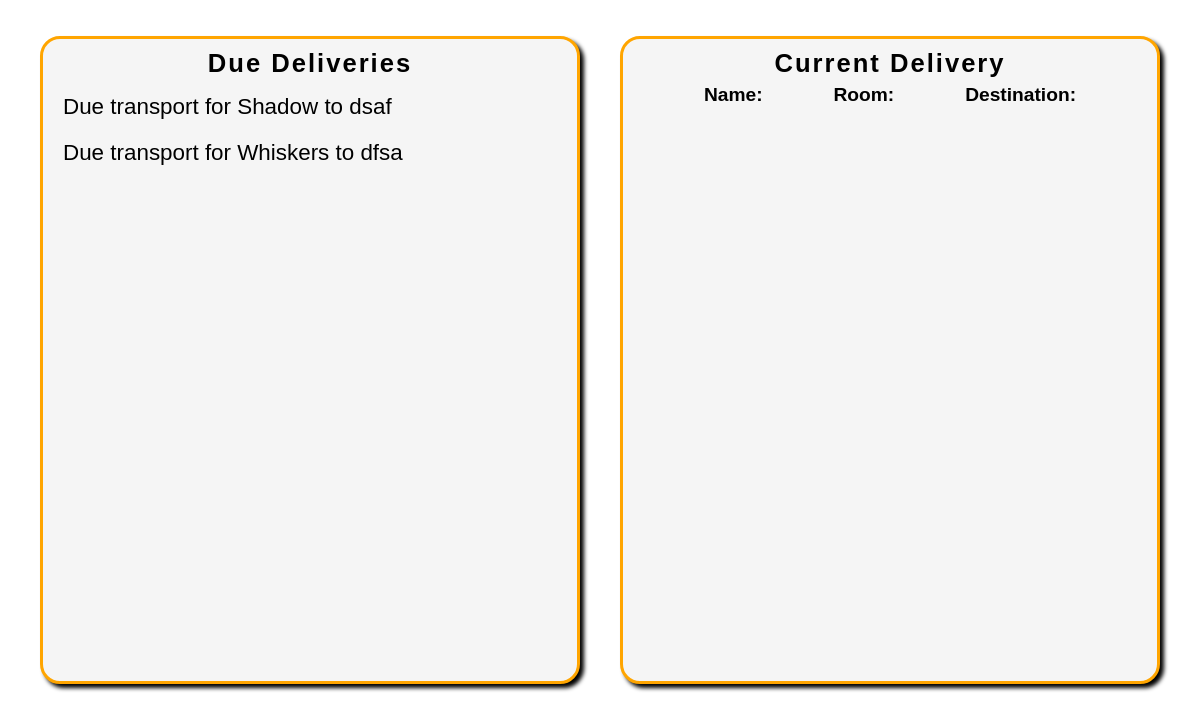
Page /is_volunteer/5 on the earlier database version.
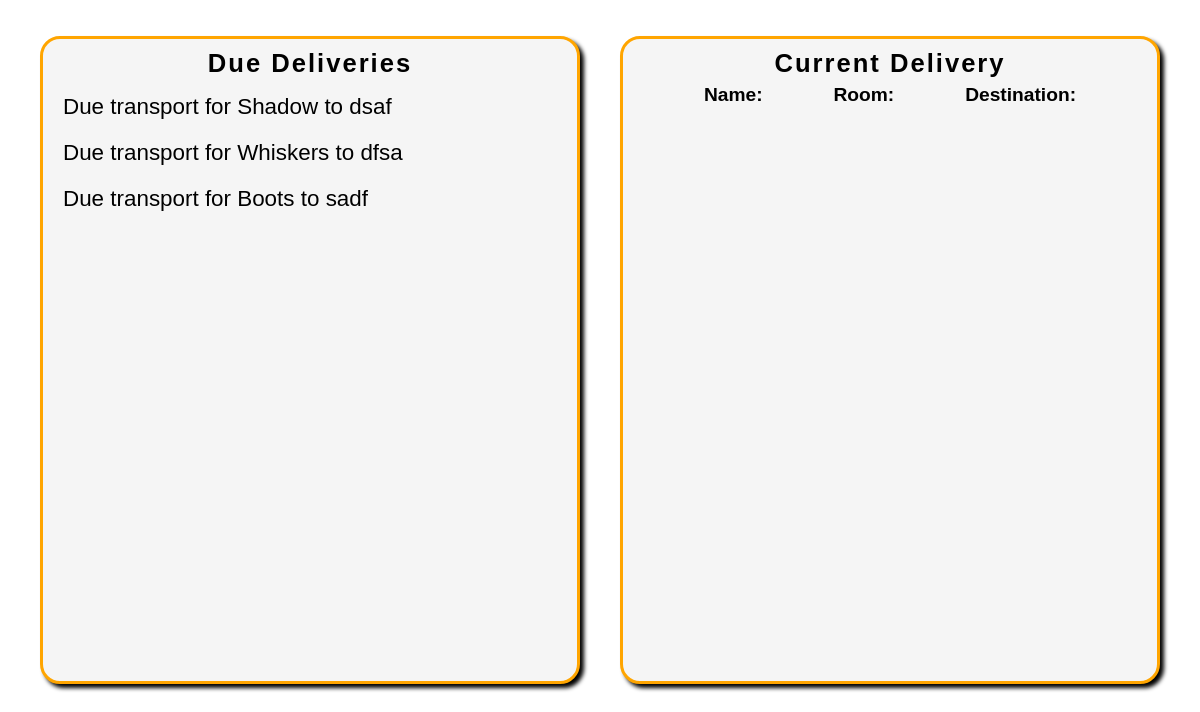
Same page on the later database version.
### db_management.py (models this page shows)
class AdoptionFormReview(db.Model):
	id = db.Column(db.Integer, primary_key=True)
	status = db.Column(db.String(30), nullable=False)
	reason = db.Column(db.String(30))
	form_id = db.Column(db.Integer, db.ForeignKey('adoption_form.id'), unique=True, nullable=False)

class Cat(db.Model):
	id = db.Column(db.Integer, primary_key=True)
	name = db.Column(db.String(25), nullable=False)
	bio = db.Column(db.String(100), nullable=False)
	age = db.Column(db.Integer, nullable=False)
	gender = db.Column(db.String(1), nullable=False)
	image = db.Column(db.String(100))
	room = db.Column(db.String(2))
	adopted = db.Column(db.Boolean, nullable=False, default=False)
	forms = db.relationship('AdoptionForm', backref='cat', lazy=True)
	transport = db.relationship('CatTransport', backref='cat', lazy=True, uselist=False)

class AdoptionForm(db.Model):
	id = db.Column(db.Integer, primary_key=True)
	address = db.Column(db.String(30), nullable=False)
	other_pets = db.Column(db.Integer, nullable=False)
	reason = db.Column(db.String(100), nullable=False)
	cat_id = db.Column(db.Integer, db.ForeignKey('cat.id'), nullable=False)
	user_id = db.Column(db.Integer, db.ForeignKey('user.id'), nullable=False)
	review = db.relationship('AdoptionFormReview', backref='form', uselist=False)

### main.py (the view)
@app.route('/is_volunteer/<int:id>')
def is_volunteer(id):
	user = User.query.get(id)
	adoption_reviews = AdoptionFormReview.query.filter(AdoptionFormReview.status != "Declined").all()
	for review in adoption_reviews:
		if review.form.cat.transport and review.status != "Cat Delivered" and review.form.cat.transport.user_id == id:
			adoption_form_id = review.form.id
			cat_id = review.form.cat.id
			return render_template("is_volunteer.html", user=user, reviews=adoption_reviews, user_transport="True", cat_id=cat_id, form_id=adoption_form_id)
		elif review.form.cat.transport and review.status != "Cat Delivered":
			adoption_reviews.pop(adoption_reviews.index(review))
	return render_template("is_volunteer.html", user=user, reviews=adoption_reviews, user_transport="False", cat_id=0, form_id=0)

### templates/is_volunteer.html (shortened to what this page needs)
{% extends "base.html" %}
{% block style %}
<link rel="stylesheet" href="{{ url_for('static', filename='is_volunteer.css') }}">
<link rel="stylesheet" href="https://cdnjs.cloudflare.com/ajax/libs/font-awesome/6.5.0/css/all.min.css">
{% endblock %}
{% block content %}
<main id="{{ user.id }}" data-cat="{{ cat_id }}" data-transport="{{ user_transport }}" data-form="{{ form_id }}">
	<section id="deliveries-section">
		<h2>Due Deliveries</h2>
		{% for review in reviews %}
		{% if review.status != "Cat Delivered" %}
		<div class="cat-delivery-div">
			<p id="{{ review.form.id }}"class="cat-delivery">Due transport for {{ review.form.cat.name }} to {{ review.form.address }}</p>
		</div>
		{% endif %}
		{% endfor %}
	</section>
	<section id="stages-section">
		<h2>Current Delivery</h2>
		<div id="cat-info">
			<h3 id="cat-name">Name: </h3>
			<h3 id="cat-room">Room: </h3>
			<h3 id="cat-destination">Destination: </h3>
		</div>
	</section>
</main>
{% endblock %}

Differences in the rows shown:
added AdoptionFormReview: form.cat.name "Boots", form.address "sadf"
